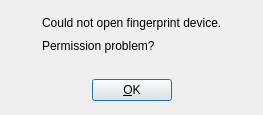
<?xml version="1.0" encoding="UTF-8"?>
<ui version="4.0">
 <class>MessageDialog</class>
 <widget class="QDialog" name="MessageDialog">
  <property name="windowModality">
   <enum>Qt::ApplicationModal</enum>
  </property>
  <property name="geometry">
   <rect>
    <x>0</x>
    <y>0</y>
    <width>263</width>
    <height>115</height>
   </rect>
  </property>
  <property name="focusPolicy">
   <enum>Qt::StrongFocus</enum>
  </property>
  <property name="windowTitle">
   <string>ERROR</string>
  </property>
  <property name="windowIcon">
   <iconset resource="widget-res.qrc">
    <normaloff>:/new/prefix1/res/fingerprint-gui.png</normaloff>:/new/prefix1/res/fingerprint-gui.png</iconset>
  </property>
  <layout class="QVBoxLayout">
   <item>
    <layout class="QHBoxLayout">
     <item>
      <spacer>
       <property name="orientation">
        <enum>Qt::Horizontal</enum>
       </property>
       <property name="sizeHint" stdset="0">
        <size>
         <width>16</width>
         <height>46</height>
        </size>
       </property>
      </spacer>
     </item>
     <item>
      <layout class="QVBoxLayout">
       <property name="spacing">
        <number>0</number>
       </property>
       <item>
        <widget class="QLabel" name="messageLabel">
         <property name="text">
          <string>Could not open fingerprint device.</string>
         </property>
        </widget>
       </item>
       <item>
        <widget class="QLabel" name="questionLabel">
         <property name="focusPolicy">
          <enum>Qt::NoFocus</enum>
         </property>
         <property name="text">
          <string>Permission problem?</string>
         </property>
        </widget>
       </item>
      </layout>
     </item>
     <item>
      <spacer>
       <property name="orientation">
        <enum>Qt::Horizontal</enum>
       </property>
       <property name="sizeHint" stdset="0">
        <size>
         <width>16</width>
         <height>20</height>
        </size>
       </property>
      </spacer>
     </item>
    </layout>
   </item>
   <item>
    <spacer>
     <property name="orientation">
      <enum>Qt::Vertical</enum>
     </property>
     <property name="sizeHint" stdset="0">
      <size>
       <width>182</width>
       <height>16</height>
      </size>
     </property>
    </spacer>
   </item>
   <item>
    <layout class="QHBoxLayout">
     <item>
      <spacer>
       <property name="orientation">
        <enum>Qt::Horizontal</enum>
       </property>
       <property name="sizeHint" stdset="0">
        <size>
         <width>16</width>
         <height>28</height>
        </size>
       </property>
      </spacer>
     </item>
     <item>
      <widget class="QPushButton" name="okButton">
       <property name="text">
        <string>&amp;OK</string>
       </property>
      </widget>
     </item>
     <item>
      <spacer>
       <property name="orientation">
        <enum>Qt::Horizontal</enum>
       </property>
       <property name="sizeHint" stdset="0">
        <size>
         <width>40</width>
         <height>20</height>
        </size>
       </property>
      </spacer>
     </item>
    </layout>
   </item>
  </layout>
 </widget>
 <resources>
  <include location="widget-res.qrc"/>
 </resources>
 <connections/>
</ui>
